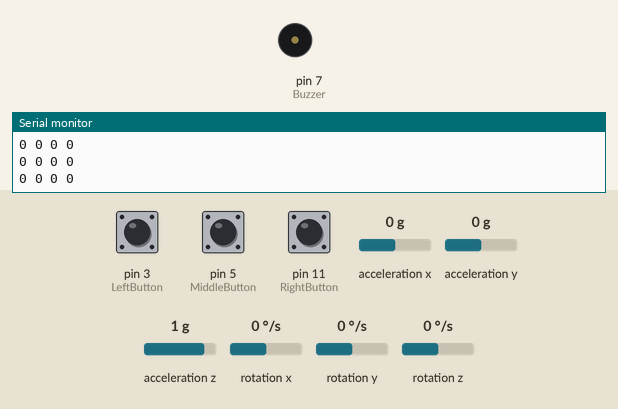
This sketch was run on a simulated Arduino Uno, built with avr-gcc and run on an emulated ATmega328P. Shown: buzzer (waves = sounding), the last lines printed to the serial monitor. Wiring (inferred from the names in the program): MPU-6050 motion sensor at I2C address 0x68. The test bench sets the inputs (shaded band); at power-on: pin 11 (RightButton) LOW, pin 3 (LeftButton) LOW, pin 5 (MiddleButton) LOW, acceleration x 0 g, acceleration y 0 g, acceleration z 1 g, rotation x 0 °/s, rotation y 0 °/s, rotation z 0 °/s.

Above: at 1.2 s.
1.3 s: pin 11 (RightButton) pulled HIGH for 1 s
At 1.46 s:
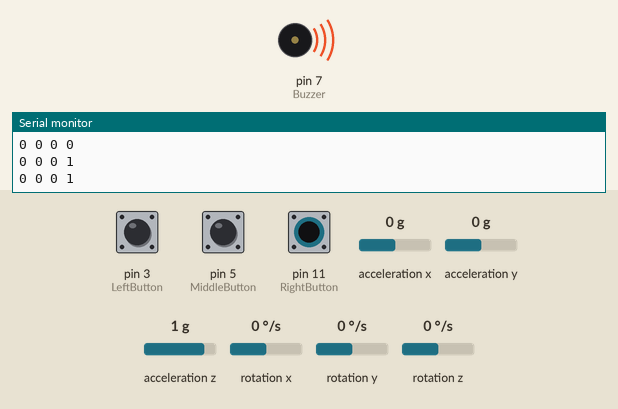
4.3 s: pin 11 (RightButton) pulled HIGH for 3.2 s
At 8.7 s:
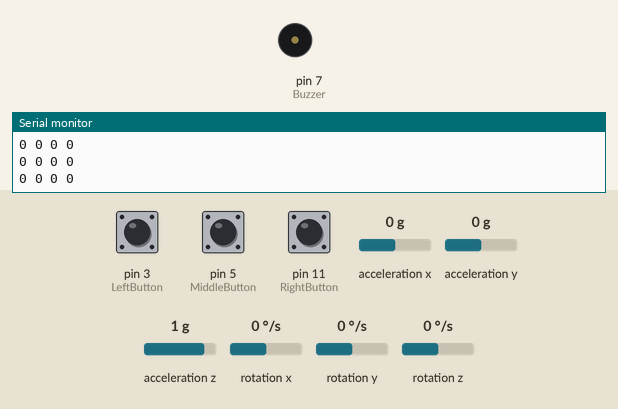
Timing chart, 0 to 10.2 s (numbered marks = the images above; inputs shaded):
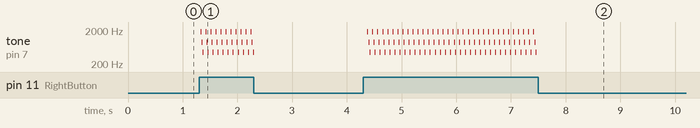

The sketch:

controller.ino
```cpp
/**
 * Code for Arduino controller in UinoCart.
 * Based on the MPU-6050 example eketch by JohnChi.
 * Annemaayke Ammerlaan and Matthew Weidman
 */

#include<Wire.h>
const int MPU_addr=0x68;  // I2C address of the MPU-6050
int16_t AcX,AcY,AcZ,Tmp,GyX,GyY,GyZ;
const int LeftButton = 3;
const int MiddleButton = 5;
const int RightButton = 11;
const int Buzzer = 7;


void setup(){
  Wire.begin();
  Wire.beginTransmission(MPU_addr);
  Wire.write(0x6B);  // PWR_MGMT_1 register
  Wire.write(0);     // set to zero (wakes up the MPU-6050)
  Wire.endTransmission(true);
  Serial.begin(9600);
  pinMode (LeftButton, INPUT);
  pinMode (MiddleButton, INPUT);
  pinMode (RightButton, INPUT);
  pinMode (Buzzer, OUTPUT);
}

void loop(){
  Wire.beginTransmission(MPU_addr);
  Wire.write(0x3B);  // starting with register 0x3B (ACCEL_XOUT_H)
  Wire.endTransmission(false);
  Wire.requestFrom(MPU_addr,14,true);  // request a total of 14 registers
  AcX=Wire.read()<<8|Wire.read();  // 0x3B (ACCEL_XOUT_H) & 0x3C (ACCEL_XOUT_L)
  AcY=Wire.read()<<8|Wire.read();  // 0x3D (ACCEL_YOUT_H) & 0x3E (ACCEL_YOUT_L)
  AcZ=Wire.read()<<8|Wire.read();  // 0x3F (ACCEL_ZOUT_H) & 0x40 (ACCEL_ZOUT_L)
  Serial.print(AcY);
  Serial.print(" ");
  if (digitalRead(LeftButton) == HIGH)
    Serial.print("1 ");
  else Serial.print("0 ");
  if (digitalRead(MiddleButton) == HIGH)
    Serial.print("1 ");
  else Serial.print("0 ");
  if (digitalRead(RightButton) == HIGH) {
    Serial.print("1 ");
    tone(Buzzer, 1760, 10);
    delay (20);
    tone(Buzzer, 880, 10);
    delay (20);
    tone(Buzzer, 440, 10);
  }
  else {Serial.print("0 ");
    delay(50);
  }
  Serial.println ();
  delay(50);
}
```

Measured:
- after the input at 1.3 s, tone on pin 7 (Buzzer): silent → 1760 Hz at once, then repeats every 0.09 s: silent 0.01 s, 880 Hz 0.01 s, silent 0.01 s, 440 Hz 0.01 s, silent 0.04 s, 1760 Hz 0.01 s, until it stays silent from 2.3 s
- after the input at 4.3 s, tone on pin 7 (Buzzer): silent → 1760 Hz after 0.08 s, then repeats every 0.09 s: silent 0.01 s, 880 Hz 0.01 s, silent 0.01 s, 440 Hz 0.01 s, silent 0.04 s, 1760 Hz 0.01 s, until it stays silent from 7.5 s
